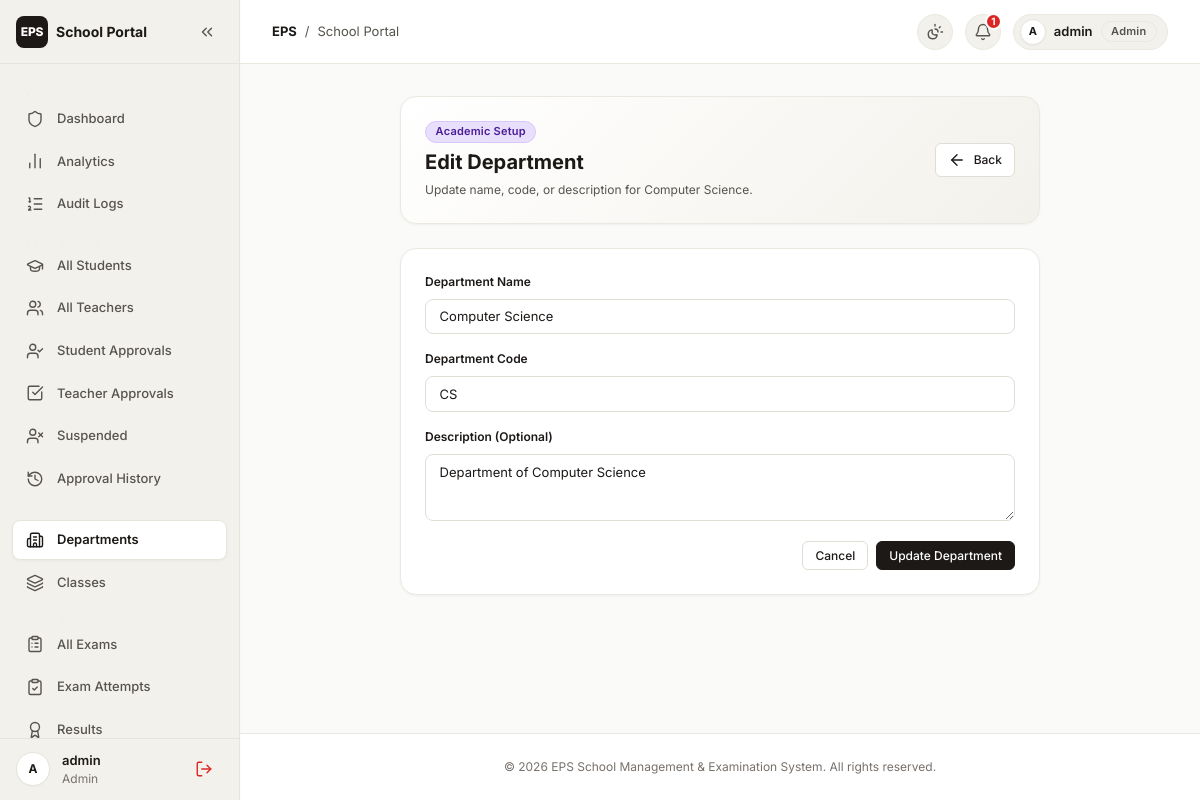
The page /accounts/admin/departments/1/edit/ (signed in) on the database its author committed.
### accounts/models.py (models this page shows, shortened)
class User(AbstractUser):
    ROLE_CHOICES = (
        ('admin', 'Administrator'),
        ('teacher', 'Teacher'),
        ('student', 'Student'),
    )
    role = models.CharField(
        max_length=10,
        choices=ROLE_CHOICES,
        default='student'
    )

class Department(models.Model):
    name = models.CharField(max_length=100, unique=True)
    code = models.CharField(max_length=20, unique=True)
    description = models.TextField(blank=True, default='')
    created_at = models.DateTimeField(auto_now_add=True)

### accounts/views.py (the view)
# urls.py: path('admin/departments/<int:dept_id>/edit/', views.admin_edit_department, name='admin_edit_department'),
@admin_required
def admin_edit_department(request, dept_id):
    dept = get_object_or_404(Department, id=dept_id)
    if request.method == 'POST':
        form = DepartmentForm(request.POST, instance=dept)
        if form.is_valid():
            form.save()
            log_audit(request.user, 'DEPARTMENT_UPDATED', None, request, f"Updated department {dept.name}")
            messages.success(request, f"Department '{dept.name}' updated successfully.")
            return redirect('admin_departments')
    else:
        form = DepartmentForm(instance=dept)
    return render(request, 'accounts/admin_edit_department.html', {
        'dept': dept,
        'form': form,
    })

### templates/accounts/admin_edit_department.html (shortened to what this page needs)
{% extends 'base.html' %}
{% block content %}
<div style="max-width: 640px; margin: 0 auto; display: flex; flex-direction: column; gap: var(--space-6);">
    <div class="card" style="padding: var(--space-6); background: linear-gradient(135deg, #FFFFFF 0%, var(--bg-subtle) 100%);">
        <div style="display: flex; justify-content: space-between; align-items: center; gap: var(--space-4); flex-wrap: wrap;">
            <div>
                <div style="display: flex; align-items: center; gap: var(--space-2); margin-bottom: var(--space-1);">
                    <span class="badge badge--teacher">Academic Setup</span>
                </div>
                <h1 style="font-size: var(--font-size-xl); font-weight: 700; color: var(--text-primary); margin: 0;">
                    Edit Department
                </h1>
                <p style="font-size: var(--font-size-xs); color: var(--text-secondary); margin: var(--space-1) 0 0 0;">
                    Update name, code, or description for {{ dept.name }}.
                </p>
            </div>
            <div>
                <a href="{% url 'admin_departments' %}" class="btn btn-secondary btn-sm">
                    <i data-lucide="arrow-left" class="lucide-icon icon-sm"></i>
                    <span>Back</span>
                </a>
            </div>
        </div>
    </div>
    <div class="card" style="padding: var(--space-6);">
        <form method="POST">
            <div class="form-group">
                <label class="form-label">Department Name</label>
                {{ form.name }}
            </div>
            <div class="form-group">
                <label class="form-label">Department Code</label>
                {{ form.code }}
            </div>
            <div class="form-group">
                <label class="form-label">Description (Optional)</label>
                {{ form.description }}
            </div>
            <div style="display: flex; justify-content: flex-end; gap: var(--space-2); margin-top: var(--space-5);">
                <a href="{% url 'admin_departments' %}" class="btn btn-secondary btn-sm">Cancel</a>
                <button type="submit" class="btn btn-primary btn-sm">Update Department</button>
            </div>
        </form>
    </div>
</div>
{% endblock %}

### templates/base.html (shortened to what this page needs)
{% load static %}
<!DOCTYPE html>
<html lang="en" data-theme="light">
<head>
    <link rel="stylesheet" href="{% static 'css/design-tokens.css' %}">
    <link rel="stylesheet" href="{% static 'css/bento.css' %}">
    <link rel="stylesheet" href="{% static 'css/styles.css' %}">
</head>
<body>
    {% if request.user.is_authenticated %}
        <div class="app-shell">
            <aside class="app-sidebar" id="app-sidebar">
                <div class="app-sidebar__header">
                    <a href="{% url 'home' %}" class="app-sidebar__brand">
                        <span class="brand-badge">EPS</span>
                        <span class="app-sidebar__brand-text">School Portal</span>
                    </a>
                    <button type="button" id="sidebar-toggle" title="Collapse Sidebar" class="app-sidebar__toggle-btn" aria-label="Toggle Sidebar">
                        <i data-lucide="chevrons-left" class="lucide-icon"></i>
                    </button>
                </div>
                <nav class="app-sidebar__nav">
                    {% if request.user.role == 'student' %}
                        <div class="nav-section-title">Student</div>
                        <a href="{% url 'student_dashboard' %}" data-tooltip="Dashboard" class="nav-item {% if request.resolver_match.url_name == 'student_dashboard' %}is-active{% endif %}">
                            <span class="nav-item__icon"><i data-lucide="layout-dashboard" class="lucide-icon"></i></span>
                            <span class="nav-item__label">Dashboard</span>
                        </a>
                        <a href="{% url 'student_exam_list' %}" data-tooltip="My Exams" class="nav-item {% if request.resolver_match.url_name == 'student_exam_list' %}is-active{% endif %}">
                            <span class="nav-item__icon"><i data-lucide="file-text" class="lucide-icon"></i></span>
                            <span class="nav-item__label">My Exams</span>
                        </a>
                        <a href="{% url 'student_results' %}" data-tooltip="My Results" class="nav-item {% if request.resolver_match.url_name == 'student_results' or request.resolver_match.url_name == 'student_result_detail' %}is-active{% endif %}">
                            <span class="nav-item__icon"><i data-lucide="award" class="lucide-icon"></i></span>
                            <span class="nav-item__label">My Results</span>
                        </a>
                        <a href="{% url 'notifications_list' %}" data-tooltip="Notifications" class="nav-item {% if request.resolver_match.url_name == 'notifications_list' %}is-active{% endif %}">
                            <span class="nav-item__icon"><i data-lucide="bell" class="lucide-icon"></i></span>
                            <span class="nav-item__label">Notifications</span>
                            {% if unread_notification_count and unread_notification_count > 0 %}
                                <span class="badge badge--danger" style="margin-left: auto;">{{ unread_notification_count }}</span>
                            {% endif %}
                        </a>
                    {% elif request.user.role == 'admin' or request.user.is_superuser %}
                        <div class="nav-section-title">Overview</div>
                        <a href="{% url 'admin_dashboard' %}" data-tooltip="Dashboard" class="nav-item {% if request.resolver_match.url_name == 'admin_dashboard' %}is-active{% endif %}">
                            <span class="nav-item__icon"><i data-lucide="shield" class="lucide-icon"></i></span>
                            <span class="nav-item__label">Dashboard</span>
                        </a>
                        <a href="{% url 'admin_analytics' %}" data-tooltip="Analytics" class="nav-item {% if request.resolver_match.url_name == 'admin_analytics' %}is-active{% endif %}">
                            <span class="nav-item__icon"><i data-lucide="bar-chart-2" class="lucide-icon"></i></span>
                            <span class="nav-item__label">Analytics</span>
                        </a>
                        <a href="{% url 'admin_audit_logs' %}" data-tooltip="Audit Logs" class="nav-item {% if request.resolver_match.url_name == 'admin_audit_logs' %}is-active{% endif %}">
                            <span class="nav-item__icon"><i data-lucide="list-ordered" class="lucide-icon"></i></span>
                            <span class="nav-item__label">Audit Logs</span>
                        </a>
                        <div class="nav-section-title">School People</div>
                        <a href="{% url 'admin_students' %}" data-tooltip="All Students" class="nav-item ">
                            <span class="nav-item__icon"><i data-lucide="graduation-cap" class="lucide-icon"></i></span>
                            <span class="nav-item__label">All Students</span>
                        </a>
                        <a href="{% url 'admin_teachers' %}" data-tooltip="All Teachers" class="nav-item ">
                            <span class="nav-item__icon"><i data-lucide="users" class="lucide-icon"></i></span>
                            <span class="nav-item__label">All Teachers</span>
                        </a>
                        <a href="{% url 'admin_student_approvals' %}" data-tooltip="Student Approvals" class="nav-item {% if request.resolver_match.url_name == 'admin_student_approvals' %}is-active{% endif %}">
                            <span class="nav-item__icon"><i data-lucide="user-check" class="lucide-icon"></i></span>
                            <span class="nav-item__label">Student Approvals</span>
                        </a>
                        <a href="{% url 'admin_teacher_approvals' %}" data-tooltip="Teacher Approvals" class="nav-item {% if request.resolver_match.url_name == 'admin_teacher_approvals' %}is-active{% endif %}">
                            <span class="nav-item__icon"><i data-lucide="check-square" class="lucide-icon"></i></span>
                            <span class="nav-item__label">Teacher Approvals</span>
                        </a>
                        <a href="{% url 'admin_suspended_accounts' %}" data-tooltip="Suspended Users" class="nav-item {% if request.resolver_match.url_name == 'admin_suspended_accounts' %}is-active{% endif %}">
                            <span class="nav-item__icon"><i data-lucide="user-x" class="lucide-icon"></i></span>
                            <span class="nav-item__label">Suspended</span>
                        </a>
                        <a href="{% url 'admin_approval_history' %}" data-tooltip="Approval History" class="nav-item {% if request.resolver_match.url_name == 'admin_approval_history' %}is-active{% endif %}">
                            <span class="nav-item__icon"><i data-lucide="history" class="lucide-icon"></i></span>
                            <span class="nav-item__label">Approval History</span>
                        </a>
                        <div class="nav-section-title">Academic Setup</div>
                        <a href="{% url 'admin_departments' %}" data-tooltip="Departments" class="nav-item {% if request.resolver_match.url_name == 'admin_departments' or request.resolver_match.url_name == 'admin_edit_department' %}is-active{% endif %}">
                            <span class="nav-item__icon"><i data-lucide="building-2" class="lucide-icon"></i></span>
                            <span class="nav-item__label">Departments</span>
                        </a>
                        <a href="{% url 'admin_classes' %}" data-tooltip="Classes" class="nav-item {% if request.resolver_match.url_name == 'admin_classes' or request.resolver_match.url_name == 'admin_edit_class' %}is-active{% endif %}">
                            <span class="nav-item__icon"><i data-lucide="layers" class="lucide-icon"></i></span>
                            <span class="nav-item__label">Classes</span>
                        </a>
                        <div class="nav-section-title">Exams & Proctoring</div>
                        <a href="{% url 'admin_all_exams' %}" data-tooltip="All Exams" class="nav-item {% if request.resolver_match.url_name == 'admin_all_exams' %}is-active{% endif %}">
                            <span class="nav-item__icon"><i data-lucide="clipboard-list" class="lucide-icon"></i></span>
                            <span class="nav-item__label">All Exams</span>
                        </a>
                        <a href="{% url 'admin_exam_attempts' %}" data-tooltip="Exam Attempts" class="nav-item {% if request.resolver_match.url_name == 'admin_exam_attempts' %}is-active{% endif %}">
                            <span class="nav-item__icon"><i data-lucide="clipboard-check" class="lucide-icon"></i></span>
                            <span class="nav-item__label">Exam Attempts</span>
                        </a>
                        <a href="{% url 'admin_results_overview' %}" data-tooltip="Results" class="nav-item {% if request.resolver_match.url_name == 'admin_results_overview' %}is-active{% endif %}">
                            <span class="nav-item__icon"><i data-lucide="award" class="lucide-icon"></i></span>
                            <span class="nav-item__label">Results</span>
                        </a>
                    {% endif %}
                </nav>
                <div class="app-sidebar__footer">
                    <div class="user-avatar-circle">
                        {{ request.user.username|slice:":1"|upper }}
                    </div>
                    <div class="user-info-text" style="flex: 1 1 auto; overflow: hidden;">
                        <div style="font-weight: 600; color: var(--text-primary); text-overflow: ellipsis; overflow: hidden; white-space: nowrap; font-size: var(--font-size-sm);">
                            {{ request.user.get_full_name|default:request.user.username }}
                        </div>
                        <div style="color: var(--text-muted); font-size: var(--font-size-xs);">
                            {{ request.user.role|title }}
                        </div>
                    </div>
                    <a href="{% url 'user_logout' %}" title="Log Out" class="btn btn-ghost btn-xs" aria-label="Log out">
                        <i data-lucide="log-out" class="lucide-icon" style="color: var(--danger);"></i>
                    </a>
                </div>
            </aside>
            <div class="app-main">
                <header class="app-header">
                    <div class="app-header__left">
                        <div style="display: flex; align-items: center; gap: var(--space-2); font-size: var(--font-size-sm); color: var(--text-secondary);">
                            <span style="font-weight: 700; color: var(--text-primary);">EPS</span>
                            <span>/</span>
                            <span>School Portal</span>
                        </div>
                    </div>
                    <div class="app-header__right">
                        <button type="button" class="theme-toggle-btn" title="Toggle Light / Dark Mode" aria-label="Toggle theme">
                            <i data-lucide="sun-moon" class="lucide-icon"></i>
                        </button>
                        <a href="{% url 'notifications_list' %}" class="notification-bell-btn" title="Notifications" aria-label="Notifications">
                            <i data-lucide="bell" class="lucide-icon"></i>
                            {% if unread_notification_count and unread_notification_count > 0 %}
                                <span class="notification-pill-badge">{{ unread_notification_count }}</span>
                            {% endif %}
                        </a>
                        <div class="user-identity-chip">
                            <span class="user-avatar-circle" style="width: 26px; height: 26px; font-size: 11px;">
                                {{ request.user.username|slice:":1"|upper }}
                            </span>
                            <span style="font-weight: 600; font-size: var(--font-size-sm); color: var(--text-primary);">
                                {{ request.user.username }}
                            </span>
                            <span class="badge badge--neutral">
                                {{ request.user.role|title }}
                            </span>
                        </div>
                    </div>
                </header>
    {% endif %}
    <main class="app-content" {% if not request.user.is_authenticated %}style="padding-top: var(--space-8);"{% endif %}>
        {% block content %}{% endblock %}
    </main>
    <footer class="footer">
        <p>&copy; 2026 EPS School Management & Examination System. All rights reserved.</p>
    </footer>
    {% if request.user.is_authenticated %}
            </div>
        </div>
    {% endif %}
</body>
</html>

### rows shown on the page
User: user.username "A", user.get_full_name "admin", user.role "Admin", user.username "admin"
Department: name "Computer Science", code "CS", description "Department of Computer Science"

### other values the page prints
{{ unread_notification_count }} "1"
